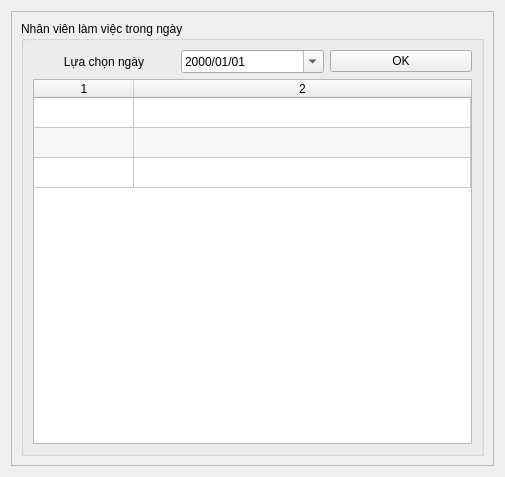
<?xml version="1.0" encoding="UTF-8"?>
<ui version="4.0">
 <class>DSDD</class>
 <widget class="QWidget" name="DSDD">
  <property name="geometry">
   <rect>
    <x>0</x>
    <y>0</y>
    <width>505</width>
    <height>477</height>
   </rect>
  </property>
  <property name="windowTitle">
   <string>Danh sách nhân viên đã điểm danh trong ngày</string>
  </property>
  <layout class="QHBoxLayout" name="horizontalLayout_2">
   <item>
    <widget class="QFrame" name="frame">
     <property name="frameShape">
      <enum>QFrame::StyledPanel</enum>
     </property>
     <property name="frameShadow">
      <enum>QFrame::Raised</enum>
     </property>
     <layout class="QHBoxLayout" name="horizontalLayout">
      <item>
       <widget class="QGroupBox" name="groupBox">
        <property name="title">
         <string>Nhân viên làm việc trong ngày</string>
        </property>
        <layout class="QGridLayout" name="gridLayout">
         <item row="0" column="0">
          <widget class="QLabel" name="label">
           <property name="text">
            <string>Lựa chọn ngày</string>
           </property>
           <property name="alignment">
            <set>Qt::AlignCenter</set>
           </property>
          </widget>
         </item>
         <item row="0" column="1">
          <widget class="QDateEdit" name="dateEdit">
           <property name="sizePolicy">
            <sizepolicy hsizetype="Preferred" vsizetype="Fixed">
             <horstretch>0</horstretch>
             <verstretch>0</verstretch>
            </sizepolicy>
           </property>
           <property name="wrapping">
            <bool>true</bool>
           </property>
           <property name="buttonSymbols">
            <enum>QAbstractSpinBox::UpDownArrows</enum>
           </property>
           <property name="displayFormat">
            <string>yyyy/MM/dd</string>
           </property>
           <property name="calendarPopup">
            <bool>true</bool>
           </property>
          </widget>
         </item>
         <item row="0" column="2">
          <widget class="QPushButton" name="ok_btn">
           <property name="text">
            <string>OK</string>
           </property>
          </widget>
         </item>
         <item row="1" column="0" colspan="3">
          <widget class="QTableWidget" name="table">
           <property name="styleSheet">
            <string notr="true"/>
           </property>
           <property name="editTriggers">
            <set>QAbstractItemView::NoEditTriggers</set>
           </property>
           <property name="alternatingRowColors">
            <bool>true</bool>
           </property>
           <property name="selectionMode">
            <enum>QAbstractItemView::SingleSelection</enum>
           </property>
           <property name="selectionBehavior">
            <enum>QAbstractItemView::SelectItems</enum>
           </property>
           <property name="gridStyle">
            <enum>Qt::SolidLine</enum>
           </property>
           <property name="cornerButtonEnabled">
            <bool>true</bool>
           </property>
           <property name="rowCount">
            <number>3</number>
           </property>
           <property name="columnCount">
            <number>2</number>
           </property>
           <attribute name="horizontalHeaderVisible">
            <bool>true</bool>
           </attribute>
           <attribute name="horizontalHeaderCascadingSectionResizes">
            <bool>false</bool>
           </attribute>
           <attribute name="horizontalHeaderHighlightSections">
            <bool>true</bool>
           </attribute>
           <attribute name="horizontalHeaderStretchLastSection">
            <bool>true</bool>
           </attribute>
           <attribute name="verticalHeaderVisible">
            <bool>false</bool>
           </attribute>
           <attribute name="verticalHeaderStretchLastSection">
            <bool>false</bool>
           </attribute>
           <row/>
           <row/>
           <row/>
           <column/>
           <column/>
           <item row="0" column="0">
            <property name="text">
             <string/>
            </property>
           </item>
          </widget>
         </item>
        </layout>
       </widget>
      </item>
     </layout>
    </widget>
   </item>
  </layout>
 </widget>
 <resources/>
 <connections/>
</ui>
